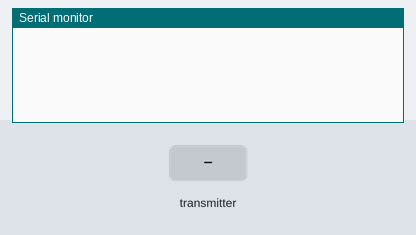
The sketch below on a simulated Arduino Uno, built with avr-gcc and run on an emulated ATmega328P. Parts: the last lines printed to the serial monitor. Inputs (shaded band) come from the test bench. No radio packets arrive unless stated.

Above: at 1.2 s.
1.3 s: the transmitter starts sending values.0 = 0
At 1.37 s:
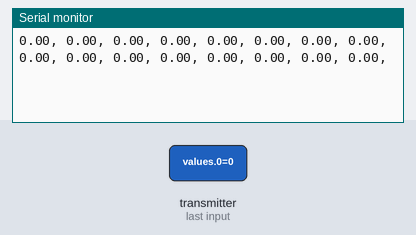
3.2 s: the transmitter starts sending values.1 = 25
At 3.29 s:
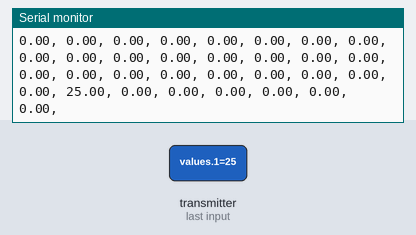
6.2 s: the transmitter starts sending values.2 = 25
At 6.31 s:
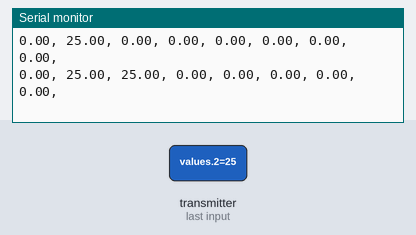
9.2 s: the transmitter starts sending values.1 = 0
At 9.29 s:
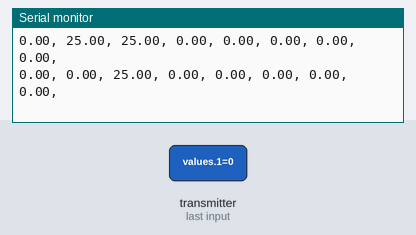
12.2 s: the transmitter starts sending values.2 = 0
At 12.31 s:
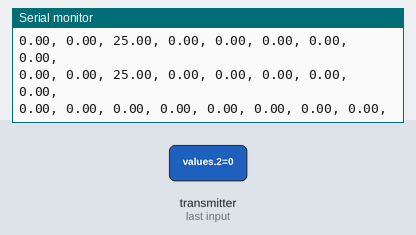
15.2 s: the transmitter starts sending values.3 = 25
At 15.33 s:
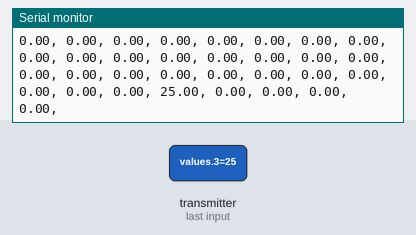

Measured:
- after the input at 1.3 s, the serial monitor: prints a new line at once (image 1)
- after the input at 3.2 s, the serial monitor: prints a new line after 0.08 s (image 2)
- after the input at 6.2 s, the serial monitor: prints a new line after 0.10 s (image 3)
- after the input at 9.2 s, the serial monitor: prints a new line after 0.08 s (image 4)
- after the input at 12.2 s, the serial monitor: prints a new line after 0.10 s (image 5)
- after the input at 15.2 s, the serial monitor: prints a new line after 0.12 s (image 6)

The sketch:

Receiver.ino
```cpp
#include "nRF24L01.h"
#include "RF24.h"
#include "SPI.h"

const uint64_t address = 250;

RF24 radio = RF24(9, 10);
char str[96] = "";


void setup() {
  Serial.begin(9600);

  radio.begin();
  radio.openReadingPipe(0, address);
  radio.startListening();
}

void loop() {
  if(radio.available())
  {
     memset(str, 0, sizeof(str));
     float values[8] = {0};
     radio.read(&values, sizeof(values));

     for(int i = 0; i < 8; i++)
     {
      char value[8];
      dtostrf(values[i], -7, 2, value); //Convert float to char[]
      trimCh(value);                    //Trim extra spaces
      strcat(str, value);               //Concat string
      strcat(str, ", ");
     }

     Serial.println(str);
  }
}

void trimCh(char *str)
{
  //Find 1st space
  char *p = strchr(str, ' ');
  if(p) *p = 0; //Set to end pointer
}
```
